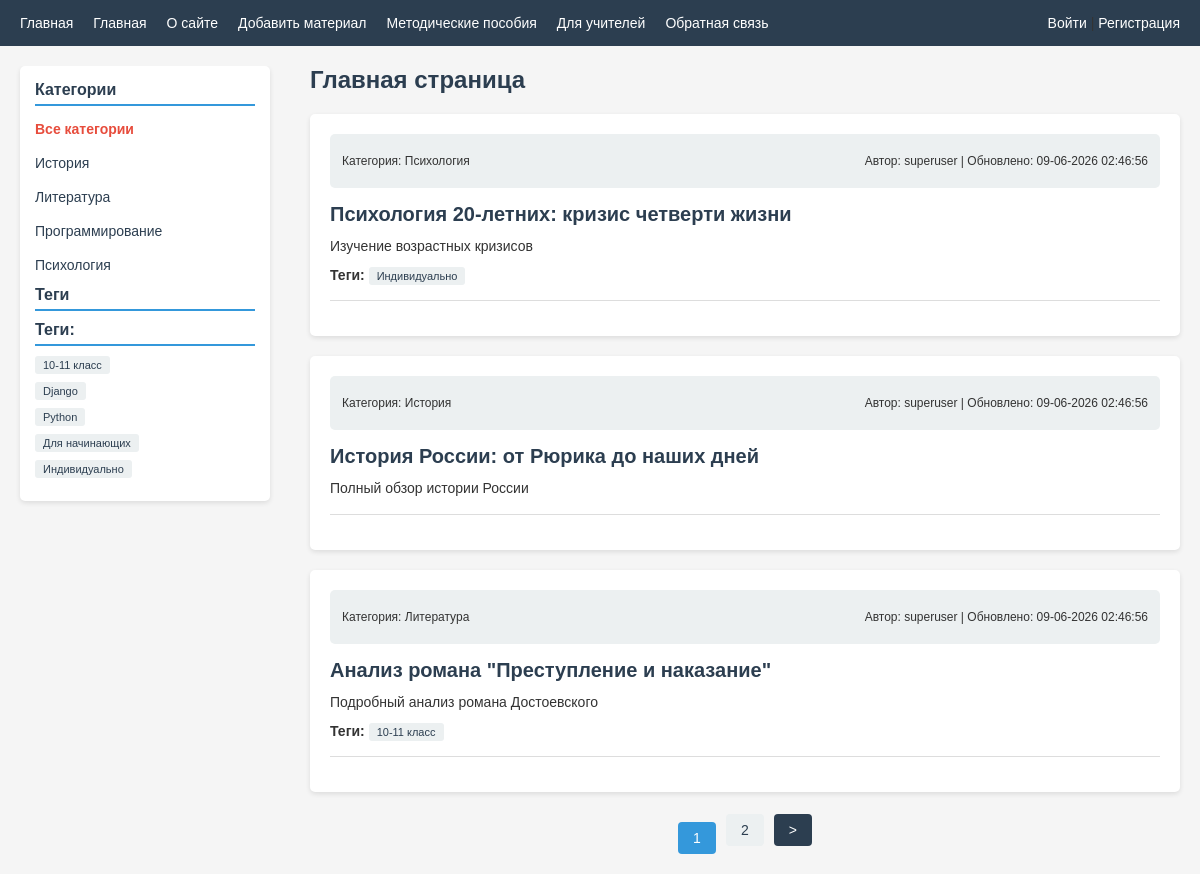
The page / on the database its author committed.
### sites/models.py (models this page shows, shortened)
class Category(models.Model):
    name = models.CharField(max_length=100, db_index=True, verbose_name="Название категории")
    slug = models.SlugField(max_length=255, unique=True, db_index=True, verbose_name="URL")
    class Meta:
        verbose_name = "Категория"
        verbose_name_plural = "Категории"
    def get_absolute_url(self):
        return reverse('category', kwargs={'cat_slug': self.slug})

class TagPost(models.Model):
    tag = models.CharField(max_length=100, db_index=True, verbose_name="Тег")
    slug = models.SlugField(max_length=255, unique=True, db_index=True, verbose_name="URL")
    class Meta:
        verbose_name = "Тег"
        verbose_name_plural = "Теги"

class Material(models.Model):
    class Status(models.IntegerChoices):
        DRAFT = 0, 'Черновик'
        PUBLISHED = 1, 'Опубликовано'
    title = models.CharField(max_length=255, verbose_name="Заголовок")
    slug = models.SlugField(max_length=255, db_index=True, unique=True, verbose_name="URL")
    content = models.TextField(blank=True, verbose_name="Содержание")
    short_description = models.CharField(max_length=500, blank=True, verbose_name="Краткое описание")
    time_create = models.DateTimeField(auto_now_add=True, verbose_name="Время создания")
    time_update = models.DateTimeField(auto_now=True, verbose_name="Время обновления")
    is_published = models.BooleanField(choices=Status.choices, default=Status.DRAFT, verbose_name="Опубликовано")
    views_count = models.IntegerField(default=0, verbose_name="Количество просмотров")
    image = models.ImageField(
        upload_to='materials_images/%Y/%m/%d/',
        null=True,
        blank=True,
        verbose_name="Изображение"
    )
    cat = models.ForeignKey(
        Category,
        on_delete=models.PROTECT,
        null=True,
        blank=True,
        verbose_name="Категория",
        related_name='materials'
    )
    tags = models.ManyToManyField(
        TagPost,
        blank=True,
        verbose_name="Теги",
        related_name='materials'
    )
    extra_info = models.OneToOneField(
        MaterialExtraInfo,
        on_delete=models.SET_NULL,
        null=True,
        blank=True,
        verbose_name="Дополнительная информация",
        related_name='material'
    )
    author = models.ForeignKey(
        settings.AUTH_USER_MODEL,
        on_delete=models.SET_NULL,
        null=True,
        blank=True,
        related_name='materials',
        verbose_name='Автор'
    )
    objects = models.Manager()
    published = PublishedModel()
    class Meta:
        ordering = ['-time_create']
        indexes = [
            models.Index(fields=['-time_create']),
            models.Index(fields=['slug']),
        ]
        verbose_name = "Образовательный материал"
        verbose_name_plural = "Образовательные материалы"
    def get_absolute_url(self):
        return reverse('material', kwargs={'material_slug': self.slug})

### users/models.py (models this page shows, shortened)
class User(AbstractUser):
    photo = models.ImageField(
        upload_to='users/%Y/%m/%d/',
        blank=True,
        null=True,
        verbose_name='Фотография'
    )
    date_birth = models.DateField(
        blank=True,
        null=True,
        verbose_name='Дата рождения'
    )
    class Meta:
        verbose_name = 'Пользователь'
        verbose_name_plural = 'Пользователи'

### sites/views.py (the view)
# urls.py: path('', views.HomeView.as_view(), name='home'),
class HomeView(DataMixin, ListView):
    model = Material
    template_name = 'sites/index.html'
    context_object_name = 'posts'
    paginate_by = 3
    def get_queryset(self):
        return Material.published.all().select_related('cat').prefetch_related('tags')
    def get_context_data(self, **kwargs):
        context = super().get_context_data(**kwargs)
        return self.get_mixin_context(context, title='Главная страница', cat_selected=0)

### sites/models.py (called while the page is built)
    def get_queryset(self):
        return super().get_queryset().filter(is_published=Material.Status.PUBLISHED)

### sites/templatetags/sites_tags.py (called while the page is built)
@register.inclusion_tag('sites/list_categories.html')
def show_categories(cat_selected=0):
    cats = Category.objects.annotate(total=Count('materials')).filter(
        total__gt=0,
        materials__is_published=1
    ).distinct()
    return {'cats': cats, 'cat_selected': cat_selected}

@register.inclusion_tag('sites/list_tags.html')
def show_tags():
    tags = TagPost.objects.annotate(total=Count('materials')).filter(
        total__gt=0,
        materials__is_published=1
    ).distinct()
    return {'tags': tags}

### sites/utils.py (called while the page is built)
    def get_mixin_context(self, context, **kwargs):
        context['mainmenu'] = menu
        context['cat_selected'] = None
        context.update(kwargs)
        return context

### sites/templates/sites/index.html (shortened to what this page needs)
{% extends 'base.html' %}
{% block content %}
    <h1>{{ title }}</h1>
    {% for post in posts %}
        <div class="post-item">
            <div class="article-panel">
                <p class="first">Категория: {{ post.cat.name }}</p>
                <p class="last">
                    Автор: {{ post.author.username|default:"Не указан" }} |
                    Обновлено: {{ post.time_update|date:"d-m-Y H:i:s" }}
                </p>
            </div>
            <h2><a href="{{ post.get_absolute_url }}">{{ post.title }}</a></h2>
            <p>{{ post.short_description|default:post.content|truncatewords:50|linebreaks }}</p>
            {% with post.tags.all as tags %}
                {% if tags %}
                    <div class="tags-list">
                        <strong>Теги:</strong>
                        {% for t in tags %}
                            <a href="{% url 'tag' t.slug %}">{{ t.tag }}</a>{% if not forloop.last %}, {% endif %}
                        {% endfor %}
                    </div>
                {% endif %}
            {% endwith %}
            <hr style="clear: both;">
        </div>
    {% empty %}
        <p>Материалов пока нет.</p>
    {% endfor %}
    {% if is_paginated %}
        <nav class="list-pages">
            <ul style="display: flex; list-style: none; justify-content: center; padding: 0; gap: 10px; margin-top: 30px;">
                {% for p in paginator.page_range %}
                    {% if page_obj.number == p %}
                        <li class="page-num page-num-selected" style="padding: 8px 15px; background: #3498db; color: white; border-radius: 4px;">{{ p }}</li>
                    {% elif p >= page_obj.number|add:-2 and p <= page_obj.number|add:2 %}
                        <li class="page-num">
                            <a href="?page={{ p }}" style="padding: 8px 15px; text-decoration: none; background: #ecf0f1; color: #2c3e50; border-radius: 4px;">{{ p }}</a>
                        </li>
                    {% endif %}
                {% endfor %}
                {% if page_obj.has_next %}
                    <li class="page-num">
                        <a href="?page={{ page_obj.next_page_number }}" style="padding: 8px 15px; text-decoration: none; background: #2c3e50; color: white; border-radius: 4px;">&gt;</a>
                    </li>
                {% endif %}
            </ul>
        </nav>
    {% endif %}
{% endblock %}

### sites/templates/base.html (shortened to what this page needs)
<!DOCTYPE html>
{% load static %}
{% load sites_tags %}
<html>
<head>
</head>
<body>
    <div class="header">
        <ul id="mainmenu" class="mainmenu">
            <li><a href="{% url 'home' %}">Главная</a></li>
            {% for m in mainmenu %}
                <li><a href="{% url m.url_name %}">{{ m.title }}</a></li>
            {% endfor %}
            {% if user.is_authenticated %}
                <li class="last">
                    <a href="{% url 'users:profile' %}">{{ user.username }}</a> |
                    <a href="{% url 'users:logout' %}">Выйти</a>
                </li>
            {% else %}
                <li class="last">
                    <a href="{% url 'users:login' %}">Войти</a> |
                    <a href="{% url 'users:register' %}">Регистрация</a>
                </li>
            {% endif %}
        </ul>
    </div>
    <div class="content">
        <div class="sidebar">
            <h3>Категории</h3>
            <ul>
                {% if cat_selected == 0 %}
                    <li class="selected">Все категории</li>
                {% else %}
                    <li><a href="{% url 'home' %}">Все категории</a></li>
                {% endif %}
                {% show_categories cat_selected %}
            </ul>
            <h3>Теги</h3>
            {% show_tags %}
        </div>
        <div class="main-content">
            {% block content %}
            {% endblock %}
        </div>
    </div>
</body>
</html>

### sites/templates/sites/list_categories.html
{% for cat in cats %}
    {% if cat.id == cat_selected %}
        <li class="selected">{{ cat.name }}</li>
    {% else %}
        <li><a href="{{ cat.get_absolute_url }}" class="category-link">{{ cat.name }}</a></li>
    {% endif %}
{% endfor %}

### sites/templates/sites/list_tags.html
{% if tags %}
    <h3>Теги:</h3>
    <ul class="tags-list">
        {% for t in tags %}
            <li><a href="{% url 'tag' t.slug %}">{{ t.tag }}</a></li>
        {% endfor %}
    </ul>
{% endif %}

### sites/templates/base.html (style rules this page uses)
* { margin: 0; padding: 0; box-sizing: border-box; }
body { font-family: Arial, sans-serif; background: #f5f5f5; color: #333; font-size: 14px; }
.header { background: #2c3e50; padding: 15px 20px; }
#mainmenu { list-style: none; display: flex; align-items: center; gap: 20px; margin: 0; padding: 0; }
#mainmenu li { display: inline-block; }
#mainmenu a { color: white; text-decoration: none; font-size: 14px; }
#mainmenu .last { margin-left: auto; }
.content { max-width: 1200px; margin: 20px auto; padding: 0 20px; overflow: hidden; }
.sidebar { float: left; width: 250px; background: white; padding: 15px; border-radius: 5px; margin-right: 20px; box-shadow: 0 2px 5px rgba(0,0,0,0.1); }
.sidebar h3 { margin-bottom: 10px; color: #2c3e50; font-size: 16px; border-bottom: 2px solid #3498db; padding-bottom: 5px; }
.sidebar ul { list-style: none; margin: 0; padding: 0; }
.sidebar li { margin: 8px 0; }
.sidebar a { color: #2c3e50; text-decoration: none; }
.sidebar .selected { color: #e74c3c; font-weight: bold; }
.main-content { margin-left: 290px; }
.post-item { background: white; padding: 20px; margin-bottom: 20px; border-radius: 5px; box-shadow: 0 2px 5px rgba(0,0,0,0.1); overflow: hidden; }
.article-panel { background: #ecf0f1; padding: 8px 12px; margin-bottom: 15px; border-radius: 5px; font-size: 12px; overflow: hidden; }
.article-panel .first { float: left; }
.article-panel .last { float: right; }
.post-item h2 { margin: 10px 0; font-size: 20px; }
.post-item h2 a { color: #2c3e50; text-decoration: none; }
.post-item p { line-height: 1.5; margin: 10px 0; }
.tags-list { margin: 10px 0; }
.tags-list a { background: #ecf0f1; padding: 3px 8px; border-radius: 3px; font-size: 11px; color: #2c3e50; text-decoration: none; margin-right: 5px; display: inline-block; }
hr { margin: 15px 0; border: none; border-top: 1px solid #ddd; clear: both; }
.sidebar .category-link { color: #2c3e50; text-decoration: none; display: block; padding: 5px 0; transition: all 0.3s ease; }
.sidebar .selected { color: #e74c3c; font-weight: bold; display: block; padding: 5px 0; }
h1 { font-size: 24px; margin-bottom: 20px; color: #2c3e50; }
h2 { font-size: 18px; }
a { color: #3498db; text-decoration: none; }

### sites/templates/sites/index.html (style rules this page uses)
.list-pages ul li { display: inline-block; }

### rows shown on the page
Category: name "История"
Category: name "Литература"
Category: name "Программирование"
Category: name "Психология"
TagPost: tag "10-11 класс"
TagPost: tag "Django"
TagPost: tag "Python"
TagPost: tag "Для начинающих"
TagPost: tag "Индивидуально"
Material: cat.name "Психология", author.username "superuser", time_update "09-06-2026 02:46:56", title "Психология 20-летних: кризис четверти жизни", short_description "Изучение возрастных кризисов"
Material: cat.name "История", author.username "superuser", time_update "09-06-2026 02:46:56", title "История России: от Рюрика до наших дней", short_description "Полный обзор истории России"
Material: cat.name "Литература", author.username "superuser", time_update "09-06-2026 02:46:56", title "Анализ романа \"Преступление и наказание\"", short_description "Подробный анализ романа Достоевского"

### other values the page prints
{{ m.title }} "Главная" "О сайте" "Добавить материал" "Методические пособия" "Для учителей" "Обратная связь"
{{ title }} "Главная страница"
{{ p }} "1"
{{ p }} "2"
